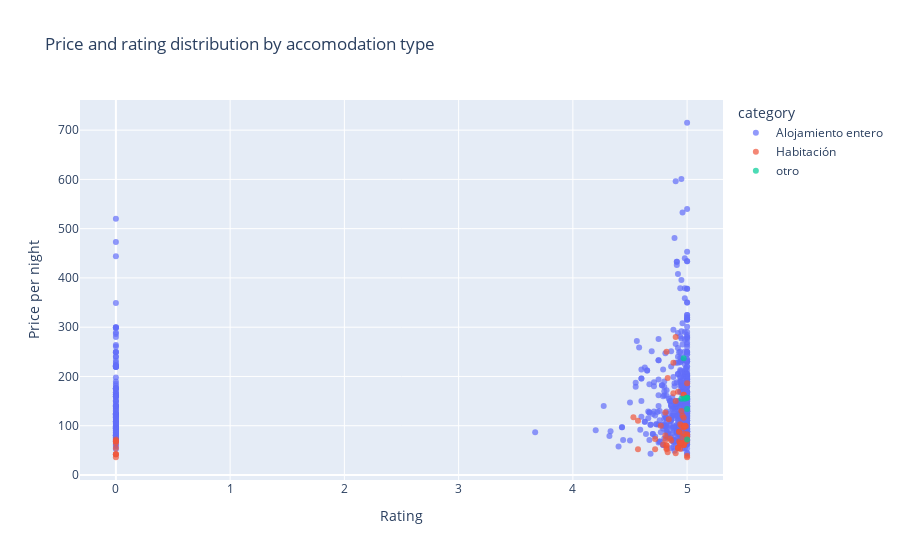

Notebook code for this chart:
### Markdown cell above
***VISUALIZATIONS***

### Code cell
price_rating_distribution = px.scatter(
    data_frame=airbnb_data,
    x="rating",
    y="price_per_night",
    color="category",
    opacity=0.7,
    title="Price and rating distribution by accomodation type",
    labels={"rating": "Rating", "price_per_night": "Price per night"},
)

price_rating_distribution.write_html(FIG_DIR / "price_rating_distribution.html")
price_rating_distribution.write_image(FIG_DIR / "price_rating_distribution.png")

price_rating_distribution.show()

### Figure 1 — Plotly figure (JSON) as saved in the notebook; plotly's stock layout.template omitted (floating-point values rounded to 4 significant figures; data arrays with more than 128 entries replaced by an {"elided": "..."} marker saying what was removed)
{"data": [{"hovertemplate": "category=Alojamiento entero<br>Rating=%{x}<br>Price per night=%{y}<extra></extra>", "legendgroup": "Alojamiento entero", "marker": {"color": "#636efa", "opacity": 0.7, "symbol": "circle"}, "mode": "markers", "name": "Alojamiento entero", "orientation": "v", "showlegend": true, "type": "scatter", "x": {"elided": "664 float values"}, "xaxis": "x", "y": {"elided": "664 int values"}, "yaxis": "y"}, {"hovertemplate": "category=Habitación<br>Rating=%{x}<br>Price per night=%{y}<extra></extra>", "legendgroup": "Habitación", "marker": {"color": "#EF553B", "opacity": 0.7, "symbol": "circle"}, "mode": "markers", "name": "Habitación", "orientation": "v", "showlegend": true, "type": "scatter", "x": [5, 0, 4.84, 4.93, 0, 4.94, 4.82, 5, 4.93, 4.82, 4.81, 4.86, 0, 4.97, 4.81, 4.72, 4.72, 4.57, 4.83, 4.94, 4.79, 4.96, 4.97, 0, 4.82, 4.93, 4.94, 4.88, 4.82, 0, 4.82, 4.97, 0, 5, 4.98, 4.88, 5, 4.98, 4.97, 4.98, 4.85, 4.97, 4.97, 0, 4.83, 4.53, 4.99, 4.97, 0, 4.77, 4.57, 4.97, 0, 0, 4.9, 5, 4.97, 4.92, 4.94, 4.94, 4.92, 5, 4.94, 4.92, 4.81, 5, 4.96, 5, 4.9, 4.95, 4.97, 4.97, 4.9, 4.95, 4.98, 4.98, 4.92], "xaxis": "x", "y": [36, 36, 113, 68, 42, 53, 55, 78, 88, 60, 127, 70, 55, 62, 80, 73, 52, 52, 46, 61, 62, 78, 62, 42, 60, 88, 103, 166, 250, 42, 52, 116, 68, 69, 67, 228, 39, 67, 61, 67, 74, 61, 61, 72, 197, 117, 99, 97, 65, 100, 110, 97, 69, 69, 44, 77, 84, 55, 65, 65, 55, 82, 65, 55, 71, 82, 120, 186, 280, 130, 163, 163, 150, 100, 100, 100, 169], "yaxis": "y"}, {"hovertemplate": "category=otro<br>Rating=%{x}<br>Price per night=%{y}<extra></extra>", "legendgroup": "otro", "marker": {"color": "#00cc96", "opacity": 0.7, "symbol": "circle"}, "mode": "markers", "name": "otro", "orientation": "v", "showlegend": true, "type": "scatter", "x": [4.95, 5, 5, 5, 4.98, 5, 4.97], "xaxis": "x", "y": [155, 134, 157, 157, 155, 72, 237], "yaxis": "y"}], "layout": {"legend": {"title": {"text": "category"}, "tracegroupgap": 0}, "title": {"text": "Price and rating distribution by accomodation type"}, "xaxis": {"anchor": "y", "domain": [0, 1], "title": {"text": "Rating"}}, "yaxis": {"anchor": "x", "domain": [0, 1], "title": {"text": "Price per night"}}}}
